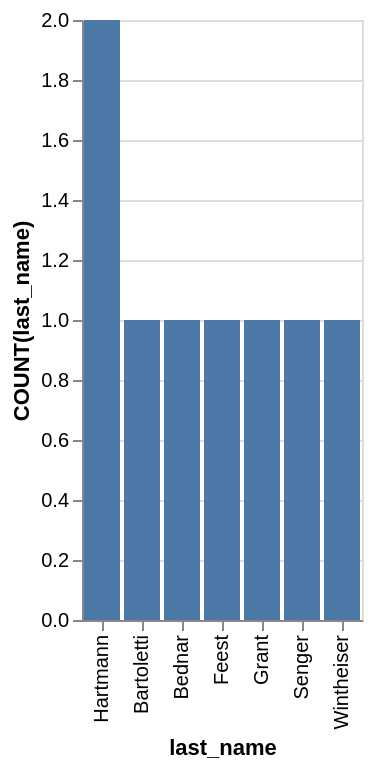

Source (Vega-Lite JSON):
### Vega-Lite specification from a JSON file in a GitHub repository (floating-point values rounded to 4 significant figures)
{"data": {"values": [{"x_data": "Bartoletti", "y_data": 1}, {"x_data": "Bednar", "y_data": 1}, {"x_data": "Feest", "y_data": 1}, {"x_data": "Grant", "y_data": 1}, {"x_data": "Hartmann", "y_data": 2}, {"x_data": "Senger", "y_data": 1}, {"x_data": "Wintheiser", "y_data": 1}]}, "mark": "bar", "encoding": {"x": {"field": "x_data", "type": "nominal", "title": "last_name", "sort": {"op": "sum", "field": "y_data", "order": "descending"}}, "y": {"field": "y_data", "type": "quantitative", "title": "COUNT(last_name)"}}}
